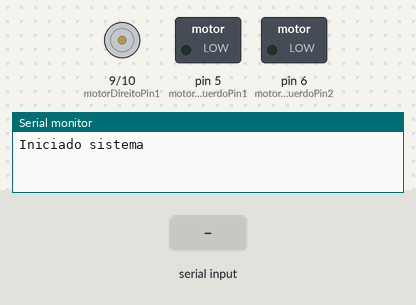
Simulated run of this sketch. Board: Arduino Uno, built with avr-gcc and run on an emulated ATmega328P. On the bench: motor-driver pin pairs drawn as motors (green arrow = first pin HIGH = forward, orange = second pin HIGH = backward, longer = more drive), switched loads named in the sketch (green lamp = pin HIGH), the last lines printed to the serial monitor. Inputs (shaded band) come from the test bench.

Above: at 1.2 s.
1.3 s: "power::45\n" received over Serial
At 2.4 s:
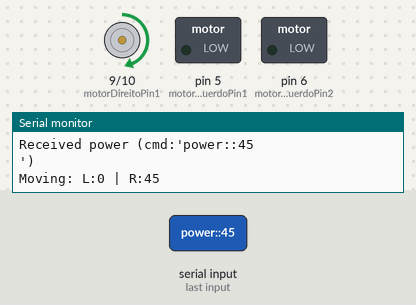
2.8 s: "power:\n" received over Serial
4.3 s: "90:45\n" received over Serial
Timing chart, 0 to 7.3 s (numbered marks = the images above; inputs shaded):
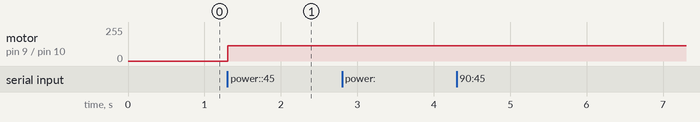

The sketch:

arduino_pwm.ino
```cpp
const int motorEsquerdoPin1 = 5;
const int motorEsquerdoPin2 = 6;
const int motorDireitoPin1 = 9;
const int motorDireitoPin2 = 10;

String inputString = "";
boolean stringComplete = false;

void setup() {
  pinMode(motorEsquerdoPin1, OUTPUT);
  pinMode(motorEsquerdoPin2, OUTPUT);
  pinMode(motorDireitoPin1, OUTPUT);
  pinMode(motorDireitoPin2, OUTPUT);

  Serial.begin(115200);
  inputString.reserve(200);

  Serial.print("Iniciado sistema \n");
}

void move(int left_power, int right_power) {

  left_power = constrain(left_power, -100, 100);
  right_power = constrain(right_power, -100, 100);

  // Debug
  Serial.print("Moving: L:");
  Serial.print(left_power);
  Serial.print(" | R:");
  Serial.println(right_power);

  int leftPWM = map(left_power, -100, 100, -255, 255);
  int rightPWM = map(right_power, -100, 100, -255, 255);

  if (leftPWM > 0) {
    analogWrite(motorEsquerdoPin1, leftPWM);
    analogWrite(motorEsquerdoPin2, 0);
  } else if (leftPWM < 0) {
    analogWrite(motorEsquerdoPin1, 0);
    analogWrite(motorEsquerdoPin2, abs(leftPWM));
  } else {
    analogWrite(motorEsquerdoPin1, 0);
    analogWrite(motorEsquerdoPin2, 0);
  }

  if (rightPWM > 0) {
    analogWrite(motorDireitoPin1, rightPWM);
    analogWrite(motorDireitoPin2, 0);
  } else if (rightPWM < 0) {
    analogWrite(motorDireitoPin1, 0);
    analogWrite(motorDireitoPin2, abs(rightPWM));
  } else {
    analogWrite(motorDireitoPin1, 0);
    analogWrite(motorDireitoPin2, 0);
  }


}

void loop() {
  if (stringComplete) {
    // Verifica se o comando começa com "power:"
    Serial.print("[ARDUINO]: Received: "+ inputString);
    if (inputString.startsWith("power:")) {

      // Debug
      Serial.print("Received power (cmd:'");
      Serial.print(inputString);
      Serial.println("')");

      int firstComma = inputString.indexOf(':');
      int secondComma = inputString.indexOf(':', firstComma + 1);

      if (firstComma != -1 && secondComma != -1) {
        int left_power = inputString.substring(firstComma + 1, secondComma).toInt();
        int right_power = inputString.substring(secondComma + 1).toInt();
        move(left_power, right_power);
      }
    }

    inputString = "";
    stringComplete = false;
  }
}

void serialEvent() {
  while (Serial.available()) {
    char inChar = (char)Serial.read();
    inputString += inChar;

    if (inChar == '\n') {
      stringComplete = true;
    }
  }
}
```

Measured:
- after the input at 1.3 s, motor on pin 9 (motorDireitoPin1) / pin 10 (motorDireitoPin2): stopped → forward 114/255 at once
